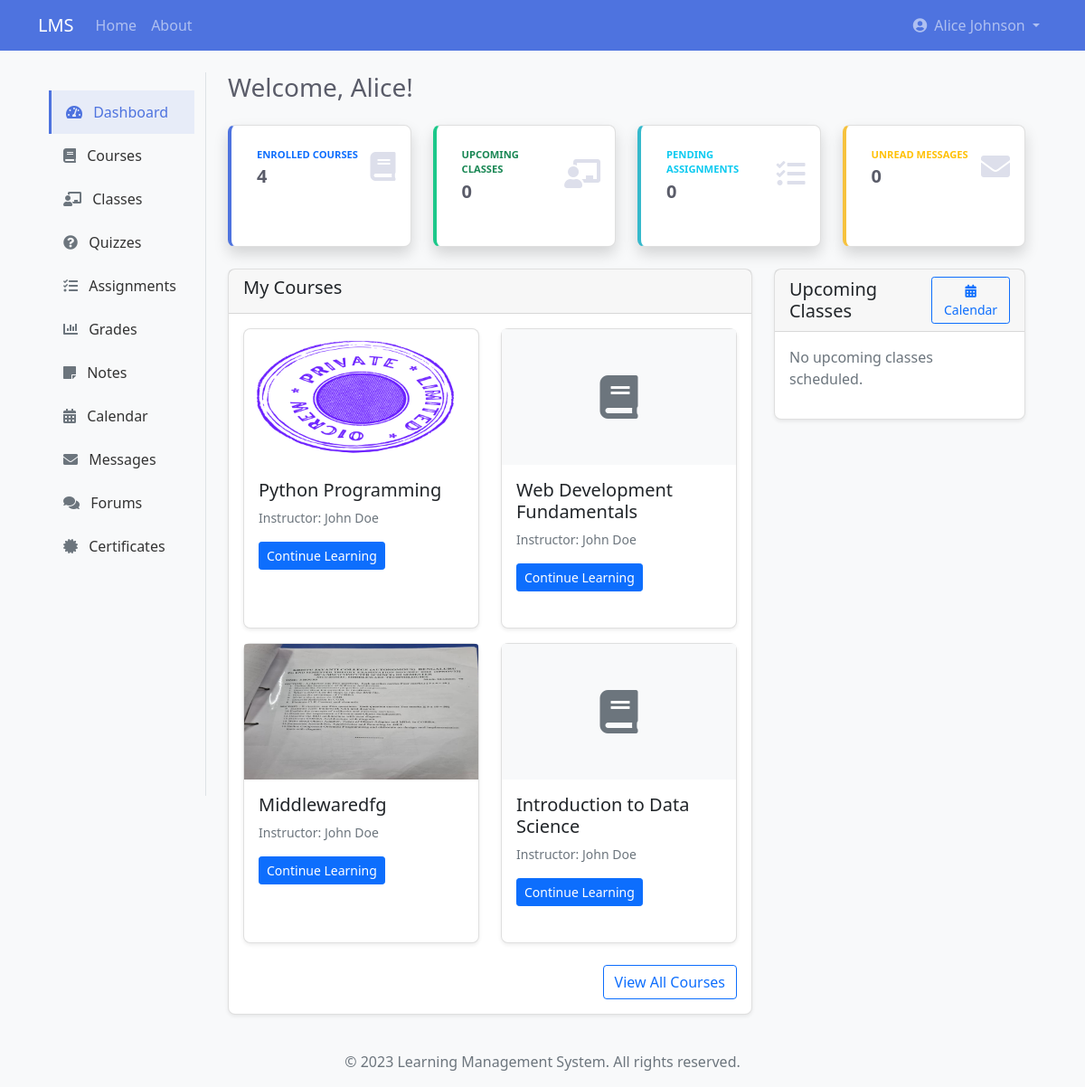
The page /student/dashboard (signed in) on the database as committed earlier.
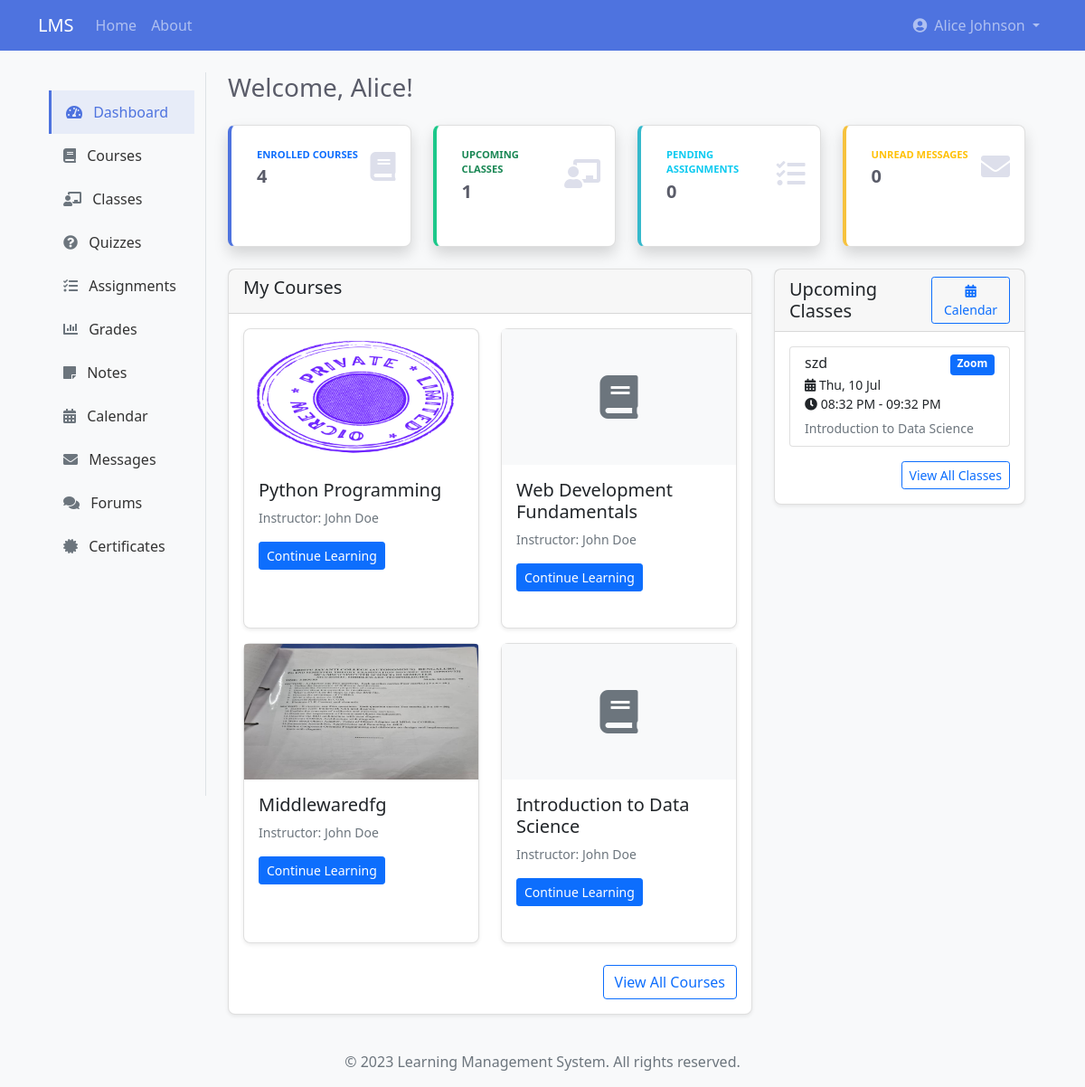
The same page on the database as committed later.
### app/models/user.py (models this page shows, shortened)
class Course(db.Model):
    id = db.Column(db.Integer, primary_key=True)
    title = db.Column(db.String(100), nullable=False)
    description = db.Column(db.Text, nullable=True)
    instructor_id = db.Column(
        db.Integer, db.ForeignKey('user.id'), nullable=False)
    created_at = db.Column(db.DateTime, default=datetime.utcnow)
    category_id = db.Column(db.Integer, db.ForeignKey(
        'course_category.id'), nullable=True)
    thumbnail = db.Column(db.String(255), nullable=True)
    is_published = db.Column(db.Boolean, default=False)
    is_featured = db.Column(db.Boolean, default=False)
    enable_drip = db.Column(db.Boolean, default=False)
    drip_interval_days = db.Column(
        db.Integer, default=0)  # 0 means no interval
    enrollments = db.relationship('Enrollment', backref='course', lazy=True)
    modules = db.relationship(
        'Module', backref='course', lazy=True, order_by='Module.order')
    prerequisites = db.relationship(
        'Course', secondary=course_prerequisites,
        primaryjoin=(course_prerequisites.c.course_id == id),
        secondaryjoin=(course_prerequisites.c.prerequisite_id == id),
        backref=db.backref('required_for', lazy='dynamic'),
        lazy='dynamic'
    )

class User(db.Model, UserMixin):
    id = db.Column(db.Integer, primary_key=True)
    username = db.Column(db.String(50), unique=True, nullable=False)
    email = db.Column(db.String(120), unique=True, nullable=False)
    password = db.Column(db.String(60), nullable=False)
    first_name = db.Column(db.String(50), nullable=False)
    last_name = db.Column(db.String(50), nullable=False)
    role = db.Column(db.String(20), nullable=False)
    created_at = db.Column(db.DateTime, default=datetime.utcnow)
    last_login = db.Column(db.DateTime, nullable=True)
    is_active = db.Column(db.Boolean, default=True)
    is_email_verified = db.Column(db.Boolean, default=False)
    profile = db.relationship(
        'UserProfile', backref='user', uselist=False, cascade='all, delete-orphan')
    courses_teaching = db.relationship(
        'Course', backref='instructor', lazy=True)
    enrollments = db.relationship('Enrollment', backref='student', lazy=True)
    parent_of = db.relationship('ParentStudent',
                                foreign_keys='ParentStudent.parent_id',
                                backref='parent', lazy=True)

class LiveClass(db.Model):
    __tablename__ = 'live_classes'
    id = db.Column(db.Integer, primary_key=True)
    title = db.Column(db.String(100), nullable=False)
    batch_id = db.Column(db.Integer, db.ForeignKey(
        'batches.id'), nullable=False)
    instructor_id = db.Column(
        db.Integer, db.ForeignKey('user.id'), nullable=False)
    start_time = db.Column(db.DateTime, nullable=False)
    end_time = db.Column(db.DateTime, nullable=False)
    meeting_link = db.Column(db.String(255))
    meeting_id = db.Column(db.String(100))
    meeting_password = db.Column(db.String(100))
    platform = db.Column(db.String(20), default='zoom')
    description = db.Column(db.Text)
    is_recurring = db.Column(db.Boolean, default=False)
    recurrence_pattern = db.Column(db.String(50))
    instructor = db.relationship('User', backref='classes_teaching')
    attendances = db.relationship(
        'Attendance', backref='live_class', lazy=True)

### app/routes/student.py (the view, shortened to what this page needs)
@student.route('/dashboard')
@login_required
@student_required
def dashboard():
    enrollments = Enrollment.query.filter_by(student_id=current_user.id).all()
    courses = []
    course_ids = []
    for enrollment in enrollments:
        course = Course.query.get(enrollment.course_id)
        if course:
            instructor = User.query.get(course.instructor_id)
            courses.append({
                'course': course,
                'instructor': instructor,
                'enrollment_date': enrollment.enrollment_date
            })
            course_ids.append(course.id)
    now = datetime.now()
    next_week = now + timedelta(days=7)
    batch_enrollments = BatchEnrollment.query.filter_by(
        student_id=current_user.id).all()
    batch_ids = [be.batch_id for be in batch_enrollments]
    upcoming_classes = LiveClass.query.filter(
        LiveClass.batch_id.in_(batch_ids),
        LiveClass.start_time >= now,
        LiveClass.start_time <= next_week
    ).order_by(LiveClass.start_time).limit(5).all()
    if course_ids:
        assignments = Assignment.query.filter(
            Assignment.course_id.in_(course_ids),
            Assignment.due_date > now
        ).all()
        pending_assignments = 0
    else:
        pending_assignments = 0
    try:
        unread_messages = Message.query.filter_by(
            recipient_id=current_user.id,
            is_read=False
        ).count()
    except Exception as e:
        print(f"Error counting unread messages: {str(e)}")
        unread_messages = 0
    return render_template('student/dashboard.html',
                           courses=courses,
                           upcoming_classes=upcoming_classes,
                           pending_assignments=pending_assignments,
                           unread_messages=unread_messages)

### app/models/user.py (called while the page is built)
@login_manager.user_loader
def load_user(user_id):
    return User.query.get(int(user_id))

### app/routes/student.py (called while the page is built)
def student_required(f):
    @wraps(f)
    def decorated_function(*args, **kwargs):
        if not current_user.is_authenticated or current_user.role != UserRole.STUDENT:
            flash('You do not have permission to access this page.', 'danger')
            return redirect(url_for('main.index'))
        return f(*args, **kwargs)
    return decorated_function

### app/templates/student/dashboard.html (shortened to what the changed rows need)
{% extends "base.html" %}
{% block content %}
<div class="container-fluid">
    <div class="row">
        <div class="col-md-9 ms-sm-auto col-lg-10 px-md-4">
            <div class="d-sm-flex align-items-center justify-content-between mb-4">
                <h1 class="h3 mb-0 text-gray-800">Welcome, {{ current_user.first_name }}!</h1>
            </div>
    <div class="row">
        <div class="col-xl-3 col-md-6 mb-4">
            <div class="card border-left-success shadow h-100 py-2">
                <div class="card-body">
                    <div class="row no-gutters align-items-center">
                        <div class="col mr-2">
                            <div class="text-xs font-weight-bold text-success text-uppercase mb-1">Upcoming Classes</div>
                            <div class="h5 mb-0 font-weight-bold text-gray-800">{{ upcoming_classes|length }}</div>
                        </div>
                    </div>
                </div>
            </div>
        </div>
    </div>
    <div class="row">
        <div class="col-md-8">
            <div class="card mb-4">
                <div class="card-body">
                    {% if courses %}
                        <div class="row">
                            {% for course_data in courses %}
                                <div class="col-md-6 mb-3">
                                    <div class="card h-100">
                                        {% if course_data.course.thumbnail %}
                                            <img src="{{ url_for('static', filename='uploads/' + course_data.course.thumbnail) }}" class="card-img-top" alt="{{ course_data.course.title }}" style="height: 150px; object-fit: cover;">
                                        {% else %}
                                            <div class="card-img-top bg-light d-flex align-items-center justify-content-center" style="height: 150px;">
                                                <i class="fas fa-book fa-3x text-muted"></i>
                                            </div>
                                        {% endif %}
                                        <div class="card-body">
                                            <h5 class="card-title">{{ course_data.course.title }}</h5>
                                            <p class="card-text small text-muted">
                                                Instructor: {{ course_data.instructor.first_name }} {{ course_data.instructor.last_name }}
                                            </p>
                                            <a href="{{ url_for('student.course_details', course_id=course_data.course.id) }}" class="btn btn-primary btn-sm">
                                                Continue Learning
                                            </a>
                                        </div>
                                    </div>
                                </div>
                            {% endfor %}
                        </div>
                    {% else %}
                        <div class="alert alert-info">
                            <p>You are not enrolled in any courses yet.</p>
                            <a href="{{ url_for('student.courses') }}" class="btn btn-primary mt-2">Browse Courses</a>
                        </div>
                    {% endif %}
                </div>
            </div>
        </div>
        <div class="col-md-4">
            <div class="card mb-4">
                <div class="card-body">
                    {% if upcoming_classes %}
                        <div class="list-group">
                            {% for class in upcoming_classes %}
                                <a href="{{ url_for('student.class_details', class_id=class.id) }}" class="list-group-item list-group-item-action">
                                    <div class="d-flex w-100 justify-content-between">
                                        <h6 class="mb-1">{{ class.title }}</h6>
                                        {% if class.platform == 'zoom' %}
                                            <span class="badge bg-primary">Zoom</span>
                                        {% elif class.platform == 'google_meet' %}
                                            <span class="badge bg-success">Google Meet</span>
                                        {% else %}
                                            <span class="badge bg-secondary">{{ class.platform }}</span>
                                        {% endif %}
                                    </div>
                                    <p class="mb-1 small">
                                        <i class="fas fa-calendar-alt"></i> {{ class.start_time.strftime('%a, %d %b') }}<br>
                                        <i class="fas fa-clock"></i> {{ class.start_time.strftime('%I:%M %p') }} - {{ class.end_time.strftime('%I:%M %p') }}
                                    </p>
                                    <small class="text-muted">{{ class.batch.course.title }}</small>
                                </a>
                            {% endfor %}
                        </div>
                        <div class="text-end mt-3">
                            <a href="{{ url_for('student.classes') }}" class="btn btn-sm btn-outline-primary">View All Classes</a>
                        </div>
                    {% else %}
                        <p class="text-muted">No upcoming classes scheduled.</p>
                    {% endif %}
                </div>
            </div>
                </div>
            </div>
        </div>
    </div>
</div>
{% endblock %}

Rows that differ between the two databases and show on the page:
added LiveClass: title "szd", platform "Zoom", start_time "Thu, 10 Jul", start_time "08:32 PM", end_time "09:32 PM", batch.course "Introduction to Data Science"
Other text that changed with them:
{{ upcoming_classes|length }}: "0" → "1"
text no longer shown: "No upcoming classes scheduled."
text now shown: "View All Classes"
